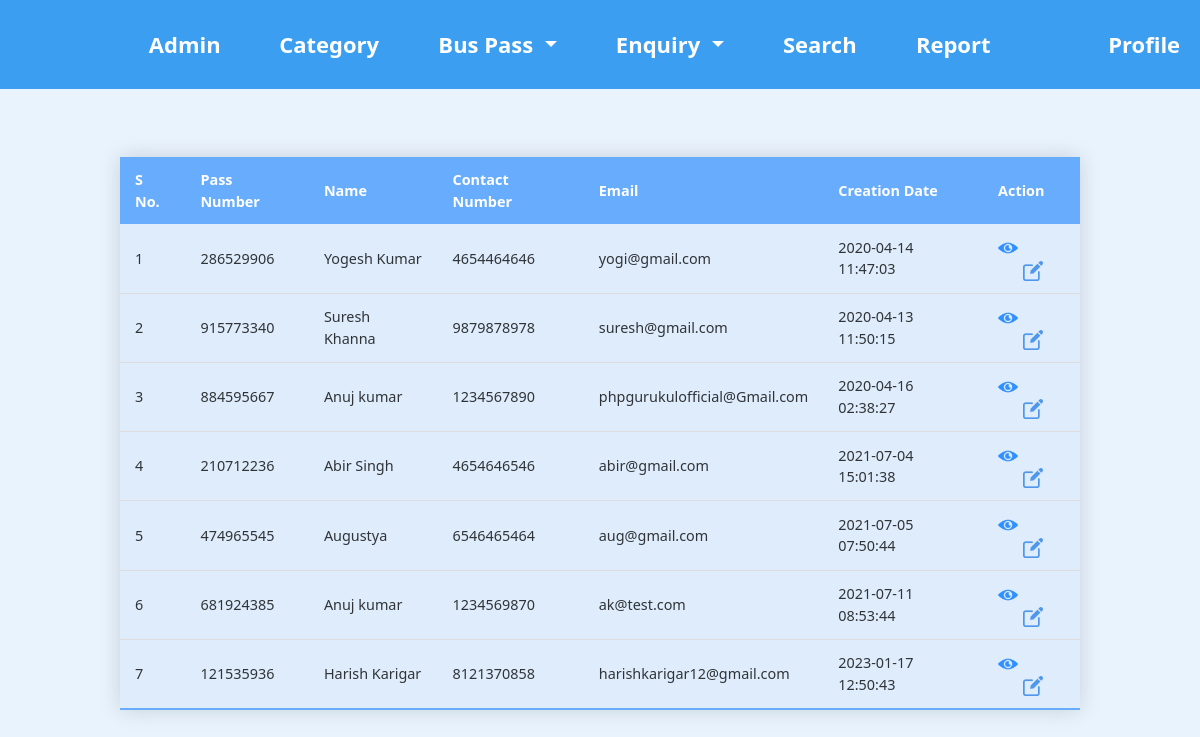
Page /admin/manage-pass.php (signed in) on the committed database.
### tables this page shows
CREATE TABLE `tblpass` (
  `ID` int(10) NOT NULL,
  `PassNumber` varchar(200) DEFAULT NULL,
  `FullName` varchar(200) DEFAULT NULL,
  `ProfileImage` varchar(200) DEFAULT NULL,
  `ContactNumber` bigint(10) DEFAULT NULL,
  `Email` varchar(200) DEFAULT NULL,
  `IdentityType` varchar(200) DEFAULT NULL,
  `IdentityCardno` varchar(200) DEFAULT NULL,
  `Category` varchar(100) DEFAULT NULL,
  `Source` varchar(200) DEFAULT NULL,
  `Destination` varchar(200) DEFAULT NULL,
  `FromDate` varchar(200) DEFAULT NULL,
  `ToDate` varchar(200) DEFAULT NULL,
  `Cost` decimal(10,0) DEFAULT NULL,
  `PasscreationDate` timestamp NULL DEFAULT current_timestamp()
);

### admin/manage-pass.php (the view, shortened to what this page needs)
<?php
if (strlen($_SESSION['bpmsaid']==0)) {
  header('location:logout.php');
  } else{
  ?>
<!DOCTYPE html>
<html>
<head>
    <link href="https://cdn.jsdelivr.net/npm/bootstrap@5.3.0-alpha1/dist/css/bootstrap.min.css" rel="stylesheet"
 />
    <link rel="stylesheet" href="includes/nav-bar.css">
    <link rel="stylesheet" href="includes/mngpass.css">
</head>
<body>
    <?php include_once('includes/header.php');?>
    <section id="mngPass">
    <table class="styled-table">
    <thead>
        <tr>
            <th>S No.</th>
            <th>Pass Number</th>
            <th>Name</th>
            <th>Contact Number</th>
            <th>Email</th>
            <th>Creation Date</th>
            <th>Action</th>
        </tr>
    </thead>
    <tbody>
    <?php
$sql="SELECT * from tblpass";
$query = $dbh -> prepare($sql);
$query->execute();
$results=$query->fetchAll(PDO::FETCH_OBJ);
$cnt=1;
if($query->rowCount() > 0)
{
foreach($results as $row)
{               ?>
    <tr>
    <td><?php echo htmlentities($cnt);?></td>
                  <td><?php  echo htmlentities($row->PassNumber);?></td>
                  <td><?php  echo htmlentities($row->FullName);?></td>
                  <td><?php  echo htmlentities($row->ContactNumber);?></td>
                  <td><?php  echo htmlentities($row->Email);?></td>
                  <td><?php  echo htmlentities($row->PasscreationDate);?></td>
                  <td>
                    <a class="anchor-tag1" href="view-pass-detail.php?viewid=<?php echo htmlentities ($row->ID);?>"> <img class="images" src="includes/images/eye (1).png "></a>
                    <a class="anchor-tag2" href="edit-pass-detail.php?editid=<?php echo htmlentities ($row->ID);?>"> <img class="images" src="includes/images/edit (2).png "></a>
                  </td>
    </tr>
    <?php $cnt=$cnt+1;}
}
?>
    </tbody>
</table>
</section>
</body>
</html>
<?php }  ?>

### admin/includes/mngpass.css (style rules this page uses)
body { background-color: rgb(233, 243, 254); }
#mngPass,#todays-pass,#seven-d-pass,#passreport { margin-top: 120px; padding: 1% 10% 1%; }
.styled-table { font-weight: 500; border-collapse: collapse; margin: 25px 0; font-size: 0.9em; min-width: 400px; box-shadow: 0 0 20px rgba(0, 0, 0, 0.15); }
.styled-table thead tr { background-color: #68adfd; color: #ffffff; text-align: left; }
.styled-table th, .styled-table td { padding: 12px 15px; }
.styled-table tbody tr { border-bottom: 1px solid #dddddd; background-color: rgb(222, 236, 251); }
.styled-table tbody tr:last-of-type { border-bottom: 2px solid #68adfd; }
.styled-table tbody { color: #303438; }
.images { width:20px; height:20px; }
.anchor-tag1 { text-decoration: none; }
.anchor-tag2 { text-decoration: none; margin-left: 25px; }

### rows in the picture
tblpass: PassNumber "286529906", FullName "Yogesh Kumar", ContactNumber "4654464646", Email "yogi@gmail.com", PasscreationDate "2020-04-14 11:47:03"
tblpass: PassNumber "915773340", FullName "Suresh Khanna", ContactNumber "9879878978", Email "suresh@gmail.com", PasscreationDate "2020-04-13 11:50:15"
tblpass: PassNumber "884595667", FullName "Anuj kumar", ContactNumber "1234567890", Email "phpgurukulofficial@Gmail.com", PasscreationDate "2020-04-16 02:38:27"
tblpass: PassNumber "210712236", FullName "Abir Singh", ContactNumber "4654646546", Email "abir@gmail.com", PasscreationDate "2021-07-04 15:01:38"
tblpass: PassNumber "474965545", FullName "Augustya", ContactNumber "6546465464", Email "aug@gmail.com", PasscreationDate "2021-07-05 07:50:44"
tblpass: PassNumber "681924385", FullName "Anuj kumar", ContactNumber "1234569870", Email "ak@test.com", PasscreationDate "2021-07-11 08:53:44"
tblpass: PassNumber "121535936", FullName "Harish Karigar", ContactNumber "8121370858", Email "harishkarigar12@gmail.com", PasscreationDate "2023-01-17 12:50:43"
